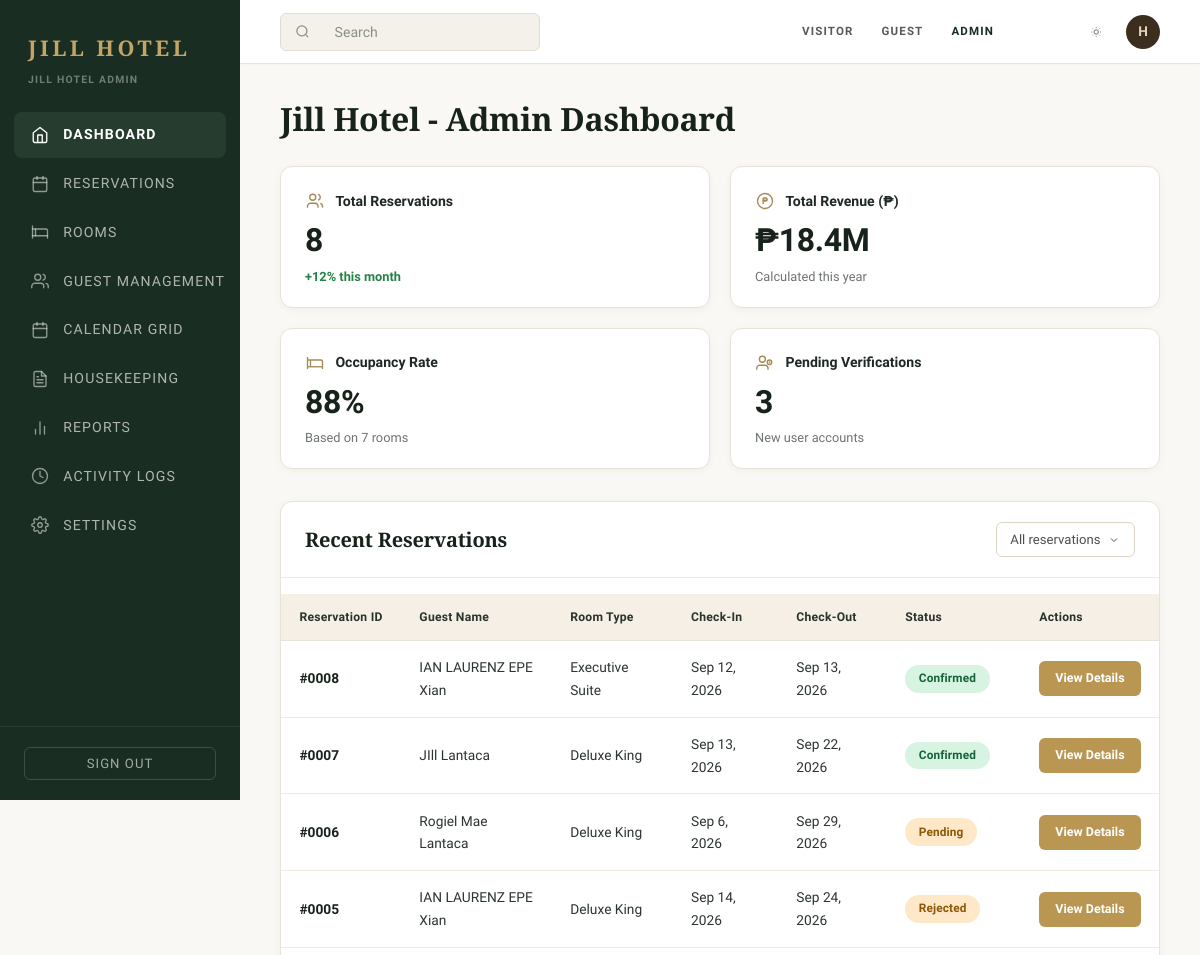
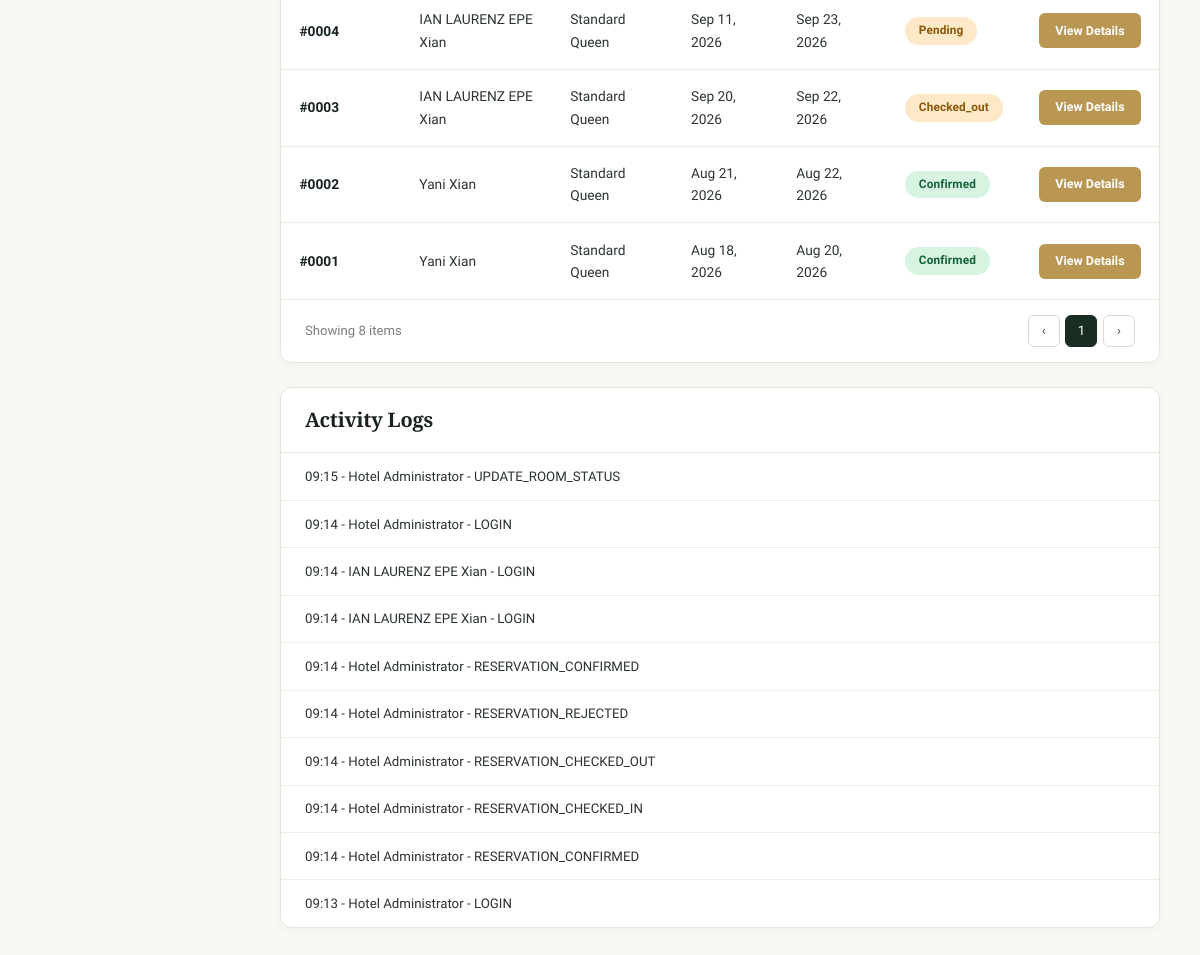
/admin/index.php (signed in), run on the app's committed database (2 pictures, top to bottom).
### tables this page shows
CREATE TABLE `activity_logs` (
  `id` bigint(20) NOT NULL AUTO_INCREMENT,
  `user_id` int(11) DEFAULT NULL,
  `action` varchar(100) NOT NULL,
  `entity_type` varchar(80) DEFAULT NULL,
  `entity_id` int(11) DEFAULT NULL,
  `description` text DEFAULT NULL,
  `ip_address` varchar(45) DEFAULT NULL,
  `created_at` timestamp NOT NULL DEFAULT current_timestamp(),
  PRIMARY KEY (`id`),
  KEY `user_id` (`user_id`),
  CONSTRAINT `activity_logs_ibfk_1` FOREIGN KEY (`user_id`) REFERENCES `users` (`id`) ON DELETE SET NULL
);

### includes/bootstrap.php (called while the page is built, shortened)
<?php
function e(?string $value): string { return htmlspecialchars((string)$value, ENT_QUOTES | ENT_SUBSTITUTE, 'UTF-8'); }
function app_root(): string {
    static $root;
    if ($root !== null) {
        return $root;
    }
    return $root = rtrim(APP_ROOT, '/');
}
function url(string $path=''): string { return app_root() . '/' . ltrim($path, '/'); }

### admin/index.php (the view, shortened to what this page needs)
<?php
$pdo = db();
$dbReservations = (int) $pdo->query('SELECT COUNT(*) FROM reservations')->fetchColumn();
$dbRevenue      = (float) $pdo->query("SELECT COALESCE(SUM(amount), 0) FROM payments WHERE payment_status='PAID'")->fetchColumn();
$dbOccupancy    = (float) $pdo->query("SELECT ROUND(COALESCE(SUM(status='OCCUPIED') / NULLIF(COUNT(*), 0) * 100, 0), 1) FROM rooms")->fetchColumn();
$dbRooms        = (int) $pdo->query('SELECT COUNT(*) FROM rooms')->fetchColumn();
$dbPending      = (int) $pdo->query("SELECT COUNT(*) FROM users WHERE role='CUSTOMER' AND email_verified=0")->fetchColumn();
$statReservations = $dbReservations > 2 ? number_format($dbReservations) : '2,891';
$statRevenue      = $dbRevenue > 100000 ? '₱' . number_format($dbRevenue / 1000000, 1) . 'M' : '₱18.4M';
$statOccupancy    = $dbOccupancy > 0 ? (int)$dbOccupancy . '%' : '88%';
$statRooms        = $dbRooms > 0 ? $dbRooms : 145;
$statPending      = $dbPending > 0 ? $dbPending : 17;
$liveReservations = $pdo->query(
    "SELECT r.id, r.reservation_number, r.check_in, r.check_out, r.status, r.total_amount,
            rm.title AS room_type, u.first_name, u.last_name
     FROM reservations r
     JOIN rooms rm ON rm.id = r.room_id
     JOIN users u ON u.id = r.user_id
     ORDER BY r.created_at DESC LIMIT 8"
)->fetchAll();
$sampleRows = [
    ['id' => '#3456', 'name' => 'Maria Lopez', 'room' => 'Room Type', 'in' => 'Jan 10, 2022', 'out' => 'Jan 19, 2023', 'status' => 'Confirmed'],
    ['id' => '#3452', 'name' => 'Jose Rizal',  'room' => 'Room',      'in' => 'Jan 19, 2022', 'out' => 'Jan 17, 2023', 'status' => 'Pending'],
    ['id' => '#3453', 'name' => 'Jose Rizal',  'room' => 'Room',      'in' => 'Jan 14, 2022', 'out' => 'Jan 15, 2023', 'status' => 'Confirmed'],
    ['id' => '#3454', 'name' => 'Maria Lopez', 'room' => 'Room Type', 'in' => 'Jan 13, 2022', 'out' => 'Jan 19, 2023', 'status' => 'Confirmed'],
    ['id' => '#3455', 'name' => 'Jose Rizal',  'room' => 'Room Type', 'in' => 'Jan 19, 2022', 'out' => 'Jan 17, 2023', 'status' => 'Confirmed'],
    ['id' => '#3456', 'name' => 'Marcale Hame','room' => 'Room',      'in' => 'Jan 20, 2022', 'out' => 'Jan 10, 2023', 'status' => 'Pending'],
    ['id' => '#3456', 'name' => 'Maria Lopez', 'room' => 'Room',      'in' => 'Jan 20, 2022', 'out' => 'Jan 12, 2023', 'status' => 'Confirmed'],
];
$tableItems = [];
foreach ($liveReservations as $r) {
    $num = $r['reservation_number'];
    $shortNum = (strlen($num) > 8) ? '#' . substr($num, -4) : '#' . $num;
    $tableItems[] = [
        'id'     => $shortNum,
        'name'   => $r['first_name'] . ' ' . $r['last_name'],
        'room'   => $r['room_type'] ?? 'Room Type',
        'in'     => date('M j, Y', strtotime($r['check_in'])),
        'out'    => date('M j, Y', strtotime($r['check_out'])),
        'status' => ucfirst(strtolower($r['status'])),
        'is_live'=> true,
    ];
}
foreach ($sampleRows as $sample) {
    if (count($tableItems) >= 7) break;
    $tableItems[] = $sample;
}
$liveLogs = $pdo->query(
    "SELECT l.action, l.description, l.created_at,
            CONCAT(COALESCE(u.first_name, 'System'), ' ', COALESCE(u.last_name, '')) AS name
     FROM activity_logs l LEFT JOIN users u ON u.id = l.user_id
     ORDER BY l.created_at DESC LIMIT 10"
)->fetchAll();
require __DIR__ . '/../includes/header.php';
?>
<div class="admin-page-heading">
    <h1>Jill Hotel - Admin Dashboard</h1>
</div>
<section class="admin-stats" aria-label="Dashboard statistics">
    <article class="admin-stat-card">
        <div class="stat-header">
            <span class="stat-icon-inline">
                <svg width="18" height="18" viewBox="0 0 24 24"><path d="M16 21v-2a4 4 0 0 0-4-4H6a4 4 0 0 0-4 4v2"/><circle cx="9" cy="7" r="4"/><path d="M22 21v-2a4 4 0 0 0-3-3.87"/><path d="M16 3.13a4 4 0 0 1 0 7.75"/></svg>
            </span>
            <span class="stat-title">Total Reservations</span>
        </div>
        <div class="stat-number"><?=$statReservations?></div>
        <div class="stat-sub positive">+12% this month</div>
    </article>
    <article class="admin-stat-card">
        <div class="stat-header">
            <span class="stat-icon-inline">
                <svg width="18" height="18" viewBox="0 0 24 24"><circle cx="12" cy="12" r="10"/><path d="M9.5 8h5M9.5 11h5M9.5 8v8M9.5 12h3.5a2 2 0 0 0 0-4H9.5"/></svg>
            </span>
            <span class="stat-title">Total Revenue (₱)</span>
        </div>
        <div class="stat-number"><?=$statRevenue?></div>
        <div class="stat-sub">Calculated this year</div>
    </article>
    <article class="admin-stat-card">
        <div class="stat-header">
            <span class="stat-icon-inline">
                <svg width="18" height="18" viewBox="0 0 24 24"><path d="M2 4v16"/><path d="M2 8h18a2 2 0 0 1 2 2v10"/><path d="M2 17h20"/><path d="M6 8v9"/></svg>
            </span>
            <span class="stat-title">Occupancy Rate</span>
        </div>
        <div class="stat-number"><?=$statOccupancy?></div>
        <div class="stat-sub">Based on <?=$statRooms?> rooms</div>
    </article>
    <article class="admin-stat-card">
        <div class="stat-header">
            <span class="stat-icon-inline">
                <svg width="18" height="18" viewBox="0 0 24 24"><path d="M16 21v-2a4 4 0 0 0-4-4H5a4 4 0 0 0-4 4v2"/><circle cx="8.5" cy="7" r="4"/><circle cx="18" cy="11" r="3"/><polyline points="18 10 18 11 19 11.5"/></svg>
            </span>
            <span class="stat-title">Pending Verifications</span>
        </div>
        <div class="stat-number"><?=$statPending?></div>
        <div class="stat-sub">New user accounts</div>
    </article>
</section>
<div class="admin-dash-grid">
    <section class="admin-panel">
        <div class="admin-panel-head">
            <h2>Recent Reservations</h2>
            <div class="panel-filter" onclick="window.location='<?=url('admin/reservations/index.php')?>'" role="button" tabindex="0">
                All reservations
                <svg viewBox="0 0 24 24"><polyline points="6 9 12 15 18 9"/></svg>
            </div>
        </div>
        <div class="table-scroll">
            <table class="admin-tbl">
                <thead>
                    <tr>
                        <th>Reservation ID</th>
                        <th>Guest Name</th>
                        <th>Room Type</th>
                        <th>Check-In</th>
                        <th>Check-Out</th>
                        <th>Status</th>
                        <th>Actions</th>
                    </tr>
                </thead>
                <tbody>
                <?php foreach ($tableItems as $item): ?>
                    <tr>
                        <td><strong><?=e($item['id'])?></strong></td>
                        <td><?=e($item['name'])?></td>
                        <td><?=e($item['room'])?></td>
                        <td><?=e($item['in'])?></td>
                        <td><?=e($item['out'])?></td>
                        <td>
                            <span class="s-badge <?=strtolower($item['status']) === 'confirmed' ? 'confirmed' : 'pending'?>">
                                <?=e($item['status'])?>
                            </span>
                        </td>
                        <td>
                            <a class="btn-details" href="<?=url('admin/reservations/index.php')?>">View Details</a>
                        </td>
                    </tr>
                <?php endforeach; ?>
                </tbody>
            </table>
        </div>
        <div class="admin-pagination">
            <span>Showing <?=count($tableItems)?> items</span>
            <div class="pgn-btns">
                <a class="pgn-btn" href="#" aria-label="Previous page">&lsaquo;</a>
                <a class="pgn-btn is-active" href="#">1</a>
                <a class="pgn-btn" href="#" aria-label="Next page">&rsaquo;</a>
            </div>
        </div>
    </section>
    <aside class="admin-panel">
        <div class="admin-panel-head">
            <h2>Activity Logs</h2>
        </div>
        <div class="activity-list">
        <?php if (!empty($liveLogs)): ?>
            <?php foreach ($liveLogs as $log): ?>
                <div class="activity-item">
                    <?=e(date('H:i', strtotime($log['created_at'])))?> - <?=e($log['name'])?> - <?=e($log['action'])?>
                </div>
            <?php endforeach; ?>
        <?php endif; ?>
        </div>
    </aside>
</div>
<?php require __DIR__ . '/../includes/footer.php'; ?>

### assets/css/base.css (style rules this page uses)
*, *::before, *::after { box-sizing: border-box; margin: 0; padding: 0; }
html { font-size: 16px; scroll-behavior: smooth; -webkit-text-size-adjust: 100%; }
body { font-family: 'Plus Jakarta Sans', -apple-system, BlinkMacSystemFont, "Segoe UI", Roboto, sans-serif; font-size: 0.95rem; line-height: 1.65; background-color: var(--bg-primary, #FAF8F5); color: var(--text-primary, #2A2D2A); min-height: 100vh; display: flex; flex-direction: column; overflow-x: hidden; -webkit-font-smoothing: antialiased; -moz-osx-font-smoothing: grayscale; }
h1, h2, h3, h4, h5, h6, .serif, .brand, .section-title { font-family: 'Playfair Display', Georgia, serif; font-weight: 500; line-height: 1.2; color: var(--text-heading, #15221B); letter-spacing: -0.01em; }
h1 { font-size: clamp(2rem, 3.5vw, 3.25rem); margin-bottom: 0.75rem; }
h2 { font-size: clamp(1.5rem, 2.5vw, 2.25rem); margin-bottom: 0.65rem; }
a { color: var(--brand, #1C3328); text-decoration: none; transition: color 0.2s ease; }
.table-scroll { overflow-x: auto; width: 100%; margin-top: 1rem; -webkit-overflow-scrolling: touch; }
table { width: 100%; border-collapse: collapse; font-size: 0.88rem; text-align: left; }
th { font-family: 'Plus Jakarta Sans', sans-serif; font-size: 0.72rem; font-weight: 700; text-transform: uppercase; letter-spacing: 0.08em; color: var(--text-secondary, #5C625D); padding: 0.85rem 1rem; background-color: var(--surface-muted, #F4EFE6); border-bottom: 1px solid var(--border-color, #E2DBD0); }
td { padding: 1rem; border-bottom: 1px solid var(--border-color, #EDE7DD); color: var(--text-primary, #2A2D2A); vertical-align: middle; }
tr:last-child td { border-bottom: none; }
tbody tr { transition: background-color 0.15s ease; }

### assets/css/luxury.css (style rules this page uses)
:root { --navy:#17324d;--gold:#c9a66b;--ivory:#f7f4ee;--ink:#101820;--muted:#77736c;--white:#fff;--line:#e7dfd2 }
body { background:#FAF8F5;color:var(--ink);font-family:Inter,Arial,sans-serif }
.brand,h1,h2,h3,.display { font-family:'Playfair Display',Georgia,serif }

### assets/css/theme.css (style rules this page uses)
:root { color-scheme: light; --bg-primary: #FAF8F5; --bg-secondary: #F4EFE6; --surface: #FFFFFF; --surface-muted: #F5EFE6; --surface-hover: rgba(184, 150, 80, 0.05); --text-primary: #2A2D2A; --text-secondary: #5C625D; --text-heading: #15221B; --text-on-dark: #FAF8F5; --border-color: #E8E2D7; --border-light: #F0EBE2; --brand: #1C3328; --brand-deep: #12241C; --accent: #B89650; --accent-light: #DFC58C; --accent-dark: #8E7134; --accent-strong: #8b6d32; --button-bg: #1C3328; --button-text: #FAF8F5; --button-hover: #12241C; --focus-ring: rgba(184, 150, 80, 0.35); --success-bg: #ECFDF5; --success-text: #065F46; --error-bg: #FEF2F2; --error-text: #991B1B; --warning-bg: #FFFBEB; --warning-text: #92400E; --shadow-sm: 0 2px 8px rgba(28, 33, 29, 0.04); --shadow-md: 0 8px 24px rgba(28, 33, 29, 0.06); --shadow-lg: 0 16px 42px rgba(28, 51, 40, 0.1); }
html, body { background-color: var(--bg-primary, #FAF8F5); color: var(--text-primary); }
html[data-theme="light"] body, html:not([data-theme="dark"]) body { background-color: #FAF8F5 !important; }
h1, h2, h3, h4, h5, h6, .section-title { color: var(--text-heading); }
table { color: var(--text-primary); }
th { color: var(--text-secondary); border-bottom-color: var(--border-color); }
td { color: var(--text-primary); border-bottom-color: var(--border-light); }

### data on the page
activity_logs: created_at "09:15", name "Hotel Administrator", action "UPDATE_ROOM_STATUS"
activity_logs: created_at "09:14", name "Hotel Administrator", action "LOGIN"
activity_logs: created_at "09:14", name "IAN LAURENZ EPE Xian", action "LOGIN"
activity_logs: created_at "09:14", name "IAN LAURENZ EPE Xian", action "LOGIN"
activity_logs: created_at "09:14", name "Hotel Administrator", action "RESERVATION_CONFIRMED"
activity_logs: created_at "09:14", name "Hotel Administrator", action "RESERVATION_REJECTED"
activity_logs: created_at "09:14", name "Hotel Administrator", action "RESERVATION_CHECKED_OUT"
activity_logs: created_at "09:14", name "Hotel Administrator", action "RESERVATION_CHECKED_IN"
activity_logs: created_at "09:14", name "Hotel Administrator", action "RESERVATION_CONFIRMED"
activity_logs: created_at "09:13", name "Hotel Administrator", action "LOGIN"

### other printed values
substr(user()['first_name'] ?? user()['name'] ?? 'A', 0, 1) "H"
$statReservations "8"
$statRevenue "₱18.4M"
$statOccupancy "88%"
$statRooms "7"
$statPending "3"
$item['id'] "#0008"
$item['name'] "IAN LAURENZ EPE Xian"
$item['room'] "Executive Suite"
$item['in'] "Sep 12, 2026"
$item['out'] "Sep 13, 2026"
$item['status'] "Confirmed"
$item['id'] "#0007"
$item['name'] "JIll Lantaca"
$item['room'] "Deluxe King"
